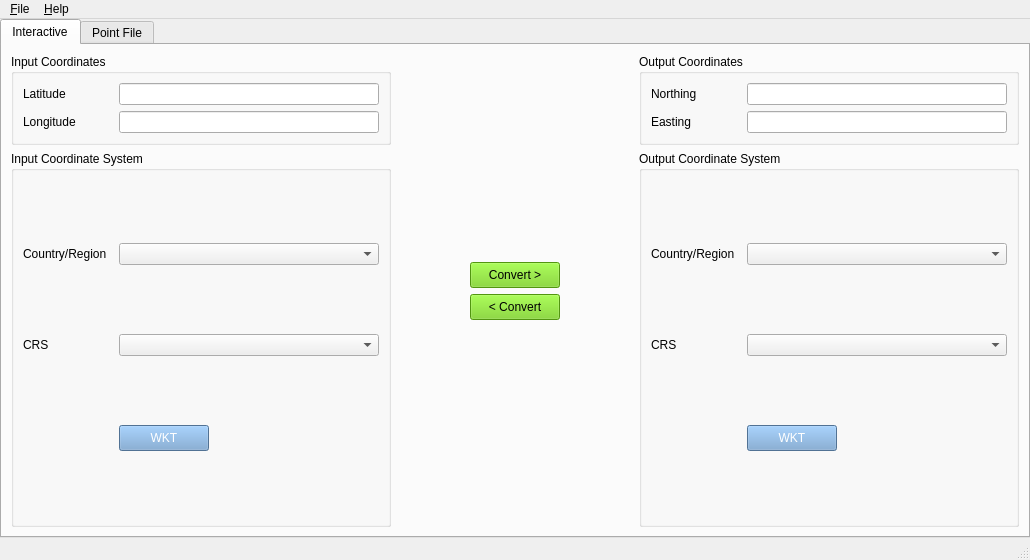
<?xml version="1.0" encoding="utf-8"?>
<ui version="4.0">
 <class>MainWindow</class>
 <widget class="QMainWindow" name="MainWindow">
  <property name="geometry"><rect><x>0</x><y>0</y><width>1030</width><height>560</height></rect></property>
  <property name="minimumSize"><size><width>980</width><height>520</height></size></property>
  <property name="windowTitle"><string>Coordinate Converter</string></property>
  <widget class="QWidget" name="centralwidget">
   <layout class="QVBoxLayout" name="mainLayout">
    <property name="leftMargin"><number>0</number></property>
    <property name="topMargin"><number>0</number></property>
    <property name="rightMargin"><number>0</number></property>
    <property name="bottomMargin"><number>0</number></property>
    <item>
     <widget class="QTabWidget" name="tabWidget">
      <property name="tabShape"><enum>QTabWidget::Rounded</enum></property>
      <property name="currentIndex"><number>0</number></property>
      <widget class="QWidget" name="interactive">
       <attribute name="title"><string>Interactive</string></attribute>
       <layout class="QGridLayout" name="gridLayout_interactive">
        <item row="0" column="0">
         <layout class="QVBoxLayout" name="verticalLayout">
          <item>
           <widget class="QGroupBox" name="groupBox_4">
            <property name="title"><string>Input Coordinates</string></property>
            <layout class="QGridLayout" name="gridLayout_4">
             <item row="0" column="0">
              <widget class="QLabel" name="lLat">
               <property name="minimumSize"><size><width>90</width><height>0</height></size></property>
               <property name="text"><string>Latitude</string></property>
              </widget>
             </item>
             <item row="0" column="1">
              <widget class="QLineEdit" name="latitude">
               <property name="alignment"><set>Qt::AlignRight|Qt::AlignTrailing|Qt::AlignVCenter</set></property>
              </widget>
             </item>
             <item row="1" column="0">
              <widget class="QLabel" name="lLon">
               <property name="minimumSize"><size><width>90</width><height>0</height></size></property>
               <property name="text"><string>Longitude</string></property>
              </widget>
             </item>
             <item row="1" column="1">
              <widget class="QLineEdit" name="longitude">
               <property name="alignment"><set>Qt::AlignRight|Qt::AlignTrailing|Qt::AlignVCenter</set></property>
              </widget>
             </item>
            </layout>
           </widget>
          </item>
          <item>
           <widget class="QGroupBox" name="groupBox_9">
            <property name="sizePolicy"><sizepolicy hsizetype="Preferred" vsizetype="Expanding"><horstretch>0</horstretch><verstretch>0</verstretch></sizepolicy></property>
            <property name="title"><string>Input Coordinate System</string></property>
            <layout class="QGridLayout" name="gridLayout_3">
             <item row="0" column="0">
              <widget class="QLabel" name="label_11">
               <property name="minimumSize"><size><width>90</width><height>0</height></size></property>
               <property name="text"><string>Country/Region</string></property>
              </widget>
             </item>
             <item row="0" column="1">
              <widget class="QComboBox" name="left_coord_sys">
               <property name="minimumSize"><size><width>260</width><height>0</height></size></property>
              </widget>
             </item>
             <item row="1" column="0">
              <widget class="QLabel" name="label_12">
               <property name="minimumSize"><size><width>90</width><height>0</height></size></property>
               <property name="text"><string>CRS</string></property>
              </widget>
             </item>
             <item row="1" column="1">
              <widget class="QComboBox" name="left_crs_select">
               <property name="minimumSize"><size><width>260</width><height>0</height></size></property>
              </widget>
             </item>
             <item row="2" column="1">
              <widget class="QPushButton" name="lWkt">
               <property name="minimumSize"><size><width>90</width><height>26</height></size></property>
               <property name="maximumSize"><size><width>90</width><height>26</height></size></property>
               <property name="styleSheet"><string notr="true">background-color: #729FCF; color: white;</string></property>
               <property name="text"><string>WKT</string></property>
              </widget>
             </item>
            </layout>
           </widget>
          </item>
         </layout>
        </item>
        <item row="0" column="1">
         <layout class="QVBoxLayout" name="verticalLayout_buttons">
          <item>
           <spacer name="interactiveTopSpacer">
            <property name="orientation"><enum>Qt::Vertical</enum></property>
            <property name="sizeHint" stdset="0"><size><width>20</width><height>40</height></size></property>
           </spacer>
          </item>
          <item>
           <layout class="QHBoxLayout" name="horizontalLayout_convert">
            <item>
             <spacer name="convertLeftSpacer">
              <property name="orientation"><enum>Qt::Horizontal</enum></property>
              <property name="sizeHint" stdset="0"><size><width>40</width><height>20</height></size></property>
             </spacer>
            </item>
            <item>
             <widget class="QPushButton" name="convert">
              <property name="minimumSize"><size><width>90</width><height>26</height></size></property>
              <property name="styleSheet"><string notr="true">background-color: #73D216;</string></property>
              <property name="text"><string>Convert &gt;</string></property>
             </widget>
            </item>
            <item>
             <spacer name="convertRightSpacer">
              <property name="orientation"><enum>Qt::Horizontal</enum></property>
              <property name="sizeHint" stdset="0"><size><width>40</width><height>20</height></size></property>
             </spacer>
            </item>
           </layout>
          </item>
          <item>
           <layout class="QHBoxLayout" name="horizontalLayout_convert_reverse">
            <item>
             <spacer name="reverseLeftSpacer">
              <property name="orientation"><enum>Qt::Horizontal</enum></property>
              <property name="sizeHint" stdset="0"><size><width>40</width><height>20</height></size></property>
             </spacer>
            </item>
            <item>
             <widget class="QPushButton" name="convert_reverse">
              <property name="minimumSize"><size><width>90</width><height>26</height></size></property>
              <property name="styleSheet"><string notr="true">background-color: #73D216;</string></property>
              <property name="text"><string>&lt; Convert</string></property>
             </widget>
            </item>
            <item>
             <spacer name="reverseRightSpacer">
              <property name="orientation"><enum>Qt::Horizontal</enum></property>
              <property name="sizeHint" stdset="0"><size><width>40</width><height>20</height></size></property>
             </spacer>
            </item>
           </layout>
          </item>
          <item>
           <spacer name="interactiveBottomSpacer">
            <property name="orientation"><enum>Qt::Vertical</enum></property>
            <property name="sizeHint" stdset="0"><size><width>20</width><height>40</height></size></property>
           </spacer>
          </item>
         </layout>
        </item>
        <item row="0" column="2">
         <layout class="QVBoxLayout" name="verticalLayout_2">
          <item>
           <widget class="QGroupBox" name="groupBox_3">
            <property name="title"><string>Output Coordinates</string></property>
            <layout class="QGridLayout" name="gridLayout_2">
             <item row="0" column="0">
              <widget class="QLabel" name="rLat">
               <property name="minimumSize"><size><width>90</width><height>0</height></size></property>
               <property name="text"><string>Northing</string></property>
              </widget>
             </item>
             <item row="0" column="1">
              <widget class="QLineEdit" name="northing">
               <property name="alignment"><set>Qt::AlignRight|Qt::AlignTrailing|Qt::AlignVCenter</set></property>
              </widget>
             </item>
             <item row="1" column="0">
              <widget class="QLabel" name="rLon">
               <property name="minimumSize"><size><width>90</width><height>0</height></size></property>
               <property name="text"><string>Easting</string></property>
              </widget>
             </item>
             <item row="1" column="1">
              <widget class="QLineEdit" name="easting">
               <property name="alignment"><set>Qt::AlignRight|Qt::AlignTrailing|Qt::AlignVCenter</set></property>
              </widget>
             </item>
            </layout>
           </widget>
          </item>
          <item>
           <widget class="QGroupBox" name="groupBox_8">
            <property name="sizePolicy"><sizepolicy hsizetype="Preferred" vsizetype="Expanding"><horstretch>0</horstretch><verstretch>0</verstretch></sizepolicy></property>
            <property name="title"><string>Output Coordinate System</string></property>
            <layout class="QGridLayout" name="gridLayout">
             <item row="0" column="0">
              <widget class="QLabel" name="label_7">
               <property name="minimumSize"><size><width>90</width><height>0</height></size></property>
               <property name="text"><string>Country/Region</string></property>
              </widget>
             </item>
             <item row="0" column="1">
              <widget class="QComboBox" name="right_coord_sys">
               <property name="minimumSize"><size><width>260</width><height>0</height></size></property>
              </widget>
             </item>
             <item row="1" column="0">
              <widget class="QLabel" name="label_8">
               <property name="minimumSize"><size><width>90</width><height>0</height></size></property>
               <property name="text"><string>CRS</string></property>
              </widget>
             </item>
             <item row="1" column="1">
              <widget class="QComboBox" name="right_crs_select">
               <property name="minimumSize"><size><width>260</width><height>0</height></size></property>
              </widget>
             </item>
             <item row="2" column="1">
              <widget class="QPushButton" name="rWkt">
               <property name="minimumSize"><size><width>90</width><height>26</height></size></property>
               <property name="maximumSize"><size><width>90</width><height>26</height></size></property>
               <property name="styleSheet"><string notr="true">background-color: #729FCF; color: white;</string></property>
               <property name="text"><string>WKT</string></property>
              </widget>
             </item>
            </layout>
           </widget>
          </item>
         </layout>
        </item>
       </layout>
      </widget>
      <widget class="QWidget" name="point_file">
       <attribute name="title"><string>Point File</string></attribute>
       <layout class="QVBoxLayout" name="verticalLayout_pointfile">
        <item>
         <widget class="QWidget" name="file_display_widget">
          <property name="sizePolicy"><sizepolicy hsizetype="Preferred" vsizetype="Expanding"><horstretch>0</horstretch><verstretch>0</verstretch></sizepolicy></property>
          <layout class="QVBoxLayout" name="verticalLayout_3">
           <item>
            <layout class="QHBoxLayout" name="horizontalLayout_2">
             <item>
              <widget class="QLabel" name="label">
               <property name="text"><string>Input File</string></property>
              </widget>
             </item>
             <item>
              <widget class="QLineEdit" name="filename"/>
             </item>
             <item>
              <widget class="QPushButton" name="fileSelect">
               <property name="minimumSize"><size><width>90</width><height>26</height></size></property>
               <property name="styleSheet"><string notr="true">background-color: #e0e0e0;</string></property>
               <property name="text"><string>Open File</string></property>
              </widget>
             </item>
            </layout>
           </item>
           <item>
            <widget class="QTableView" name="tableview"/>
           </item>
          </layout>
         </widget>
        </item>
        <item>
         <layout class="QHBoxLayout" name="horizontalLayout_bottom">
          <item>
           <widget class="QGroupBox" name="groupBox_11">
            <property name="title"><string>Input Coordinate System</string></property>
            <layout class="QGridLayout" name="gridLayout_6">
             <item row="0" column="0">
              <widget class="QLabel" name="label_13">
               <property name="minimumSize"><size><width>90</width><height>0</height></size></property>
               <property name="text"><string>Country/Region</string></property>
              </widget>
             </item>
             <item row="0" column="1">
              <widget class="QComboBox" name="left_coord_sys_file">
               <property name="minimumSize"><size><width>260</width><height>0</height></size></property>
              </widget>
             </item>
             <item row="1" column="0">
              <widget class="QLabel" name="label_14">
               <property name="minimumSize"><size><width>90</width><height>0</height></size></property>
               <property name="text"><string>CRS</string></property>
              </widget>
             </item>
             <item row="1" column="1">
              <widget class="QComboBox" name="left_crs_select_file">
               <property name="minimumSize"><size><width>260</width><height>0</height></size></property>
              </widget>
             </item>
             <item row="2" column="0">
              <widget class="QLabel" name="label_latitude">
               <property name="text"><string>Latitude</string></property>
              </widget>
             </item>
             <item row="2" column="1">
              <widget class="QComboBox" name="combo_lat"/>
             </item>
             <item row="2" column="2">
              <widget class="QLabel" name="label_2">
               <property name="text"><string>Choose column</string></property>
              </widget>
             </item>
             <item row="3" column="0">
              <widget class="QLabel" name="label_longitude">
               <property name="text"><string>Longitude</string></property>
              </widget>
             </item>
             <item row="3" column="1">
              <widget class="QComboBox" name="combo_lon"/>
             </item>
             <item row="3" column="2">
              <widget class="QLabel" name="label_3">
               <property name="text"><string>Choose column</string></property>
              </widget>
             </item>
             <item row="4" column="1">
              <widget class="QPushButton" name="lWkt_file">
               <property name="minimumSize"><size><width>90</width><height>26</height></size></property>
               <property name="maximumSize"><size><width>90</width><height>26</height></size></property>
               <property name="styleSheet"><string notr="true">background-color: #729FCF; color: white;</string></property>
               <property name="text"><string>WKT</string></property>
              </widget>
             </item>
            </layout>
           </widget>
          </item>
          <item>
           <layout class="QVBoxLayout" name="verticalLayout_filebuttons">
            <item>
             <widget class="QPushButton" name="add_column">
              <property name="minimumSize"><size><width>90</width><height>26</height></size></property>
              <property name="styleSheet"><string notr="true">background-color: #e0e0e0;</string></property>
              <property name="text"><string>Add Column</string></property>
             </widget>
            </item>
            <item>
             <spacer name="fileButtonGapSpacer">
              <property name="orientation"><enum>Qt::Vertical</enum></property>
              <property name="sizeType"><enum>QSizePolicy::Fixed</enum></property>
              <property name="sizeHint" stdset="0"><size><width>20</width><height>8</height></size></property>
             </spacer>
            </item>
            <item>
             <widget class="QPushButton" name="convert_file">
              <property name="minimumSize"><size><width>90</width><height>26</height></size></property>
              <property name="styleSheet"><string notr="true">background-color: #73D216;</string></property>
              <property name="text"><string>Convert &gt;</string></property>
             </widget>
            </item>
            <item>
             <widget class="QPushButton" name="save_file">
              <property name="minimumSize"><size><width>90</width><height>26</height></size></property>
              <property name="styleSheet"><string notr="true">background-color: #73D216;</string></property>
              <property name="text"><string>Save</string></property>
             </widget>
            </item>
            <item>
             <spacer name="fileButtonsBottomSpacer">
              <property name="orientation"><enum>Qt::Vertical</enum></property>
              <property name="sizeHint" stdset="0"><size><width>20</width><height>40</height></size></property>
             </spacer>
            </item>
           </layout>
          </item>
          <item>
           <widget class="QGroupBox" name="groupBox_10">
            <property name="title"><string>Output Coordinate System</string></property>
            <layout class="QGridLayout" name="gridLayout_5">
             <item row="0" column="0">
              <widget class="QLabel" name="label_9">
               <property name="minimumSize"><size><width>90</width><height>0</height></size></property>
               <property name="text"><string>Country/Region</string></property>
              </widget>
             </item>
             <item row="0" column="1">
              <widget class="QComboBox" name="right_coord_sys_file">
               <property name="minimumSize"><size><width>260</width><height>0</height></size></property>
              </widget>
             </item>
             <item row="1" column="0">
              <widget class="QLabel" name="label_10">
               <property name="minimumSize"><size><width>90</width><height>0</height></size></property>
               <property name="text"><string>CRS</string></property>
              </widget>
             </item>
             <item row="1" column="1">
              <widget class="QComboBox" name="right_crs_select_file">
               <property name="minimumSize"><size><width>260</width><height>0</height></size></property>
              </widget>
             </item>
             <item row="2" column="0">
              <widget class="QLabel" name="label_northing">
               <property name="text"><string>Northing</string></property>
              </widget>
             </item>
             <item row="2" column="1">
              <widget class="QComboBox" name="combo_northing"/>
             </item>
             <item row="2" column="2">
              <widget class="QLabel" name="label_4">
               <property name="text"><string>Choose column</string></property>
              </widget>
             </item>
             <item row="3" column="0">
              <widget class="QLabel" name="label_easting">
               <property name="text"><string>Easting</string></property>
              </widget>
             </item>
             <item row="3" column="1">
              <widget class="QComboBox" name="combo_easting"/>
             </item>
             <item row="3" column="2">
              <widget class="QLabel" name="label_5">
               <property name="text"><string>Choose column</string></property>
              </widget>
             </item>
             <item row="4" column="1">
              <widget class="QPushButton" name="rWkt_file">
               <property name="minimumSize"><size><width>90</width><height>26</height></size></property>
               <property name="maximumSize"><size><width>90</width><height>26</height></size></property>
               <property name="styleSheet"><string notr="true">background-color: #729FCF; color: white;</string></property>
               <property name="text"><string>WKT</string></property>
              </widget>
             </item>
            </layout>
           </widget>
          </item>
         </layout>
        </item>
       </layout>
      </widget>
     </widget>
    </item>
   </layout>
  </widget>
  <widget class="QMenuBar" name="menubar">
   <property name="geometry"><rect><x>0</x><y>0</y><width>1030</width><height>22</height></rect></property>
   <widget class="QMenu" name="menu_File">
    <property name="title"><string>&amp;File</string></property>
    <addaction name="action_Open"/>
    <addaction name="action_Close"/>
    <addaction name="separator"/>
    <addaction name="action_Options"/>
    <addaction name="action_Print"/>
    <addaction name="separator"/>
    <addaction name="action_Exit"/>
   </widget>
   <widget class="QMenu" name="menu_About">
    <property name="title"><string>&amp;Help</string></property>
    <addaction name="action_About"/>
   </widget>
   <addaction name="menu_File"/>
   <addaction name="menu_About"/>
  </widget>
  <widget class="QStatusBar" name="statusbar"/>
  <action name="action_Open"><property name="text"><string>&amp;Open</string></property></action>
  <action name="action_Close"><property name="text"><string>&amp;Save</string></property></action>
  <action name="action_Print"><property name="text"><string>&amp;Print</string></property></action>
  <action name="action_Exit"><property name="text"><string>&amp;Exit</string></property></action>
  <action name="action_About"><property name="text"><string>&amp;About</string></property></action>
  <action name="action_Options"><property name="text"><string>Options</string></property></action>
 </widget>
 <resources/>
 <connections/>
</ui>
